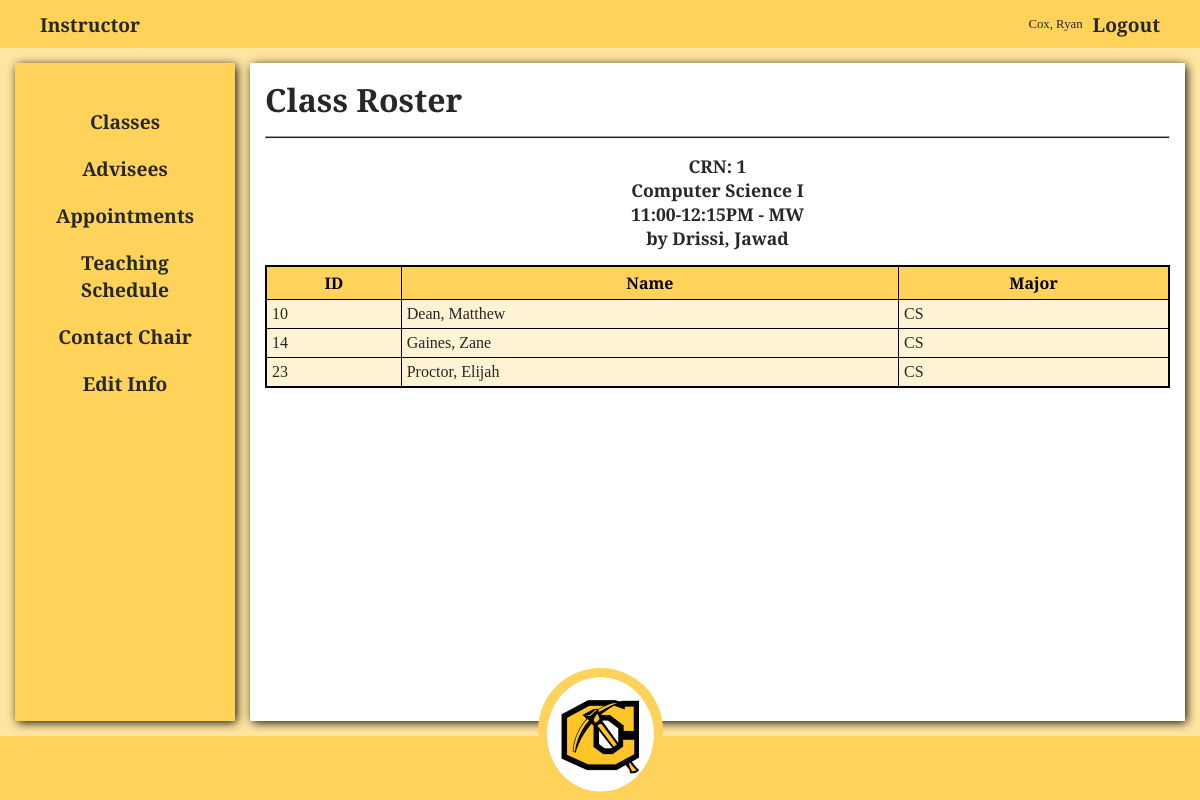
Screenshot of /user.php?feature=class_roster&class_id=1 (signed in) with the database file from the repository.
### tables this page shows
CREATE TABLE `Faculty_Staff` (
  `faculty_id` int(11) NOT NULL,
  `faculty_firstname` varchar(50) NOT NULL,
  `faculty_lastname` varchar(50) NOT NULL,
  `faculty_email` varchar(50) NOT NULL,
  `faculty_phone` char(14) NOT NULL,
  `role` int(11) NOT NULL,
  `faculty_username` varchar(100) NOT NULL,
  `faculty_password` varchar(255) NOT NULL,
  `faculty_active` bit(1) NOT NULL DEFAULT b'1',
  `room_id` int(11) NOT NULL
);

CREATE TABLE `Class` (
  `class_id` int(11) NOT NULL,
  `days` char(4) NOT NULL,
  `minutes` int(11) NOT NULL,
  `time_id` int(11) NOT NULL,
  `room_id` int(11) NOT NULL,
  `course_id` int(11) NOT NULL,
  `faculty_id` int(11) NOT NULL
);

CREATE TABLE `Course` (
  `course_id` int(11) NOT NULL,
  `course_name` varchar(50) NOT NULL,
  `credits` int(11) NOT NULL,
  `course_number` int(11) NOT NULL,
  `major_id` int(11) NOT NULL
);

CREATE TABLE `Student` (
  `student_id` int(11) NOT NULL,
  `student_firstname` varchar(50) NOT NULL,
  `student_lastname` varchar(50) NOT NULL,
  `student_email` varchar(50) NOT NULL,
  `classification` varchar(9) NOT NULL,
  `PIN` int(11) NOT NULL,
  `student_username` varchar(100) NOT NULL,
  `student_password` varchar(255) NOT NULL,
  `student_active` bit(1) NOT NULL DEFAULT b'1',
  `major_id` int(11) NOT NULL,
  `faculty_id` int(11) NOT NULL
);

CREATE TABLE `Major` (
  `major_id` int(11) NOT NULL,
  `major_name` varchar(50) NOT NULL,
  `short_name` char(4) NOT NULL
);

### includes/database/connect.php (called while the page is built, shortened)
<?php
$conn = mysqli_connect(D_LOCATION,D_USERNAME,D_PASSWORD,D_DATABASE);
function query($sql,$types,$params){
    global $conn;
    $stmt = mysqli_stmt_init($conn);
    if(!mysqli_stmt_prepare($stmt,$sql)){
        die("SQL SYNTAX ERROR: " . mysqli_error($conn));
    }
    mysqli_stmt_bind_param($stmt,$types,...$params);
    $exec = mysqli_stmt_execute($stmt);
    $result = mysqli_stmt_get_result($stmt);
    return $result;
}
function query_one($sql,$types,$params){
    $result = query($sql,$types,$params);
    $row = mysqli_fetch_assoc($result);
    return clean_array($row);
}
function query_many($sql,$types,$params){
    $result = query($sql,$types,$params);
    $array = [];
    while($row = mysqli_fetch_assoc($result)){
        $array[] = clean_array($row);
    }
    return $array;
}
?>

### includes/database/queries_get_one_by.php (called while the page is built, shortened)
<?php
function get_faculty_by_id($id){
    $sql = "
        SELECT
            Faculty_Staff.*,
            CONCAT(faculty_lastname,', ',faculty_firstname) as full_name,
            CONCAT(Room.building,' ',Room.room_number) as room
        FROM Faculty_Staff
        INNER JOIN Room
            ON Room.room_id = Faculty_Staff.room_id
        WHERE faculty_id = ?
            AND faculty_active = 1
    ";
    return query_one($sql,"s",[$id]);
}
function get_class_by_id($id){
    $sql = "
        SELECT
            Class.*,
            Course.course_name,
            CONCAT(Major.short_name, Course.course_number) as course_title,
            CONCAT(Faculty_Staff.faculty_lastname,', ',Faculty_Staff.faculty_firstname) as instructor,
	        CONCAT(DATE_FORMAT(time_,'%l:%i-'), DATE_FORMAT(DATE_ADD(ADDTIME(TIMESTAMP(CURRENT_DATE),time_), INTERVAL minutes minute),'%l:%i%p')) as time,
            COUNT(Student.student_id) as students,
            credits,
			CONCAT (Room.building , ' ' , Room.room_number) as room
        FROM Class
        INNER JOIN Course
            ON Course.course_id = Class.course_id
        INNER JOIN Faculty_Staff
            ON Faculty_Staff.faculty_id = Class.faculty_id
        INNER JOIN Timeslot
            ON Timeslot.time_id = Class.time_id
        INNER JOIN Major
            ON Major.major_id = Course.major_id
        INNER JOIN Room
            ON Room.room_id = Class.room_id
        LEFT JOIN Enrollment
            ON Enrollment.class_id = Class.class_id
        LEFT JOIN Student
            ON Student.student_id = Enrollment.student_id
        WHERE Class.class_id = ?
        GROUP BY Class.class_id
    ";
    return query_one($sql,"s",[$id]);
}
?>

### includes/authentication/all.php (called while the page is built, shortened)
<?php
function is_logged_in(){
    return isset($_SESSION["id"]) && isset($_SESSION["role"]);
}
function is_faculty($role){
    switch($role){
        case ADMIN:
        case CHAIR:
        case INSTRUCTOR:
        case SECRETARY:
            return true;
    }
}
function authenticate(){
    $user = false;
    if($_SESSION["role"] === STUDENT)
        $user = get_student_by_id($_SESSION["id"]);
    else if(is_faculty($_SESSION["role"]))
        $user = get_faculty_by_id($_SESSION["id"]);
    return $user;
}
?>

### includes/functions/all.php (called while the page is built, shortened)
<?php
function clean_array($array){
    $clean = [];
    foreach($array as $key=>$value){
        $clean[$key] = htmlspecialchars($value);
    }
    return $clean;
}
function get_role_name($role){
    switch($role){
        case INSTRUCTOR: return "Instructor";
    }
}
?>

### users/links/instructor.php (called while the page is built)
<?php
$links = ['list_classes'=>"Classes",'list_advisees'=>"Advisees","view_appointments"=>"Appointments", 'teaching_schedule'=>"Teaching Schedule",
		'contact_chair'=>"Contact Chair",'edit_info'=>"Edit Info"];
?>

### includes/database/queries_get_many_by.php (called while the page is built, shortened)
<?php
function get_students_by_class($class_id){
    $sql = "
        SELECT
            Student.student_id,
            student_firstname,
            student_lastname,
            CONCAT(student_lastname,', ',student_firstname) as full_name,
            student_email,
            classification,
            PIN,
            student_username,
            student_active,
            Major.short_name
        FROM Class
        INNER JOIN Enrollment
            ON Enrollment.class_id = Class.class_id
        INNER JOIN Student
            ON Student.student_id = Enrollment.student_id
        INNER JOIN Major
            ON Major.major_id = Student.major_id
        WHERE Class.class_id = ?
            AND student_active = 1
        ORDER BY student_lastname, student_firstname;
    ";
    return query_many($sql, "s", [$class_id]);
}

### users/features/class_roster.php (the view, shortened to what this page needs)
<h1>Class Roster</h1>
<hr>
<?php
	$class_id = isset($_GET["class_id"])? $_GET["class_id"] : "";
    $class = get_class_by_id($class_id);
    $students = get_students_by_class($class["class_id"]);
?>
<div class="who">
    <h3>CRN: <?= $class["class_id"] ?></h3>
    <h3><?= $class["course_name"] ?></h3>
    <h3><?= $class["time"] ?> - <?= $class["days"] ?></h3>
    <h3>by <?= $class["instructor"] ?></h3>
</div>
<div class="div-table">
    <table>
        <tr>
            <th>ID</th>
            <th>Name</th>
            <th>Major</th>
        </tr>
        <?php foreach($students as $student): ?>
            <tr class="row">
                <td><?= $student["student_id"] ?></td>
                <td><?= $student["full_name"] ?></td>
                <td><?= $student["short_name"] ?></td>
            </tr>
        <?php endforeach; ?>
    </table>
</div>

### partials/user/header.php (shortened to what this page needs)
<!DOCTYPE html>
<html lang="en">
<head>
    <link rel="stylesheet" href="css/user.css">
    <link rel="stylesheet" href="css/input.css">
    <link rel="stylesheet" href="css/table.css">
    <link rel="stylesheet" href="css/search_form.css">
    <link rel="stylesheet" href="css/forms.css">
</head>
<body>
    <header>
        <div class="brand">
            <a class="mainlink" href="user.php"><?= get_role_name($role) ?></a>
        </div>
        <nav class="main-nav">
            <p><?= $user["full_name"] ?></p>
            <a class="mainlink logout" href="logout.php">Logout</a>
        </nav>
    </header>
    <div class="aside">
        <div class="aside-content">
            <?php require("users/links/choose.php") ?>
        </div>
    </div>
        <?php require("users/links/choose.php") ?>
    <main>
        <div class="main-content">

### users/links/choose.php (shortened to what this page needs)
<?php
switch($role){
	case INSTRUCTOR:
		require_once('users/links/instructor.php');
		break;
}
?>
<?php foreach($links as $link=>$name): ?>
	<a class="mainlink" href="user.php?feature=<?= $link ?>"><?= $name ?></a>
<?php endforeach; ?>

### user.php (shortened to what this page needs)
<?php
require_once("includes/all.php");
$user = authenticate();
$role = isset($user["role"])? (int)$user["role"] : STUDENT;
require_once("partials/user/header.php");
require_once("users/links/choose.php");
$feature = "does_not_exists_file";
if(isset($_GET["feature"])){
	$feature = $_GET["feature"];
}
$file = "users/features/{$feature}.php";
if(file_exists($file)){
	require_once($file);
} else{
	require_once("users/features/default.php");
}
require_once("partials/user/footer.php");
?>

### partials/user/footer.php (shortened to what this page needs)
</div>
</main>
<footer class="footer">
        <div class="box2"><img class="logo" src="images/design_logo.png" alt="Logo Text"></div>
</footer>
</body>
</html>

### css/user.css (style rules this page uses)
:root { --dark-yellow: #ffd359; --darkest-yellow: #493502; --light-yellow: #ffe5a0; --lightest-yellow: #fff3d3; --nav: #ffffcc; --text-color: rgb(39, 39, 39); --shadow: black 0.1em 0.15em 0.6em; --animation-time: 0.35s; --transform-position: 15px; }
body { color: var(--text-color); }
* { box-sizing: border-box; padding: 0; margin: 0; }
html { background-color: var(--light-yellow); }
body, html { height: 100%; overflow-x: hidden; }
body { font-family: 'Merriweather', serif; }
body { display: grid; width: 100vw; grid-template-areas: 'header header' 'side main' 'footer footer'; grid-template-rows: 48px 1fr 64px; grid-template-columns: 250px 1fr; }
main { position: relative; }
main h1 { position: relative; width: 100%; animation-name: come-down; animation-duration: var(--animation-time); animation-iteration-count: 1; }
main hr { animation-name: spread-out; animation-duration: var(--animation-time); animation-iteration-count: 1; margin: 15px 0; height: 3px; background-color: var(--text-color); }
.div-table, .form-content { animation-name: come-up; animation-duration: var(--animation-time); animation-iteration-count: 1; }
header { grid-area: header; background-color: var(--dark-yellow); padding-left: 30px; padding-right: 30px; font-size: 1.2rem; display: flex; justify-content: space-between; align-items: center; position: fixed; left: 0; top: 0; width: 100vw; height: 48px; z-index: 105; }
.main-nav { display: flex; flex-direction: row; align-items: center; }
.main-nav > p { font-size: 0.8rem; }
.aside { grid-area: side; padding: 15px; }
.aside-content { box-shadow: var(--shadow); flex-direction: column; display: flex; align-items: center; padding: 15px; padding-top: 35px; background-color: var(--dark-yellow); width: 100%; height: 100%; }
main { background-color: var(--light-yellow); grid-area: main; padding: 15px; padding-left: 0; }
.main-content { width: 100%; height: 100%; background-color: white; padding: 15px; position: relative; box-shadow: var(--shadow); }
footer { grid-area: footer; background-color: var(--dark-yellow); padding-left: 30px; padding-right: 30px; font-size: 1.2rem; display: flex; justify-content: space-between; align-items: center; position: relative; }
.box2 { position: absolute; top: calc(50% - 100px); left: calc(50% - 62.5px); height: 125px; width: 125px; border-radius: 50%; border: 8px solid var(--dark-yellow); border-bottom: none; background-color: var(--dark-yellow); padding: 0; z-index: 1; }
.logo { height: 100%; width: 100%; }
.mainlink, .aside-content > a { color: var(--text-color); text-decoration: none; font-weight: 700; font-size: 1.2rem; text-align: center; }
.mainlink, .aside-content > a { padding: 10px; text-decoration: none; position: relative; transition: all 0.6s ease-in; transition-timing-function: cubic-bezier(0.19, 0.715, 0.2, 1.395); overflow: hidden; display: block; }
.mainlink:before, .aside-content > a:before { z-index: 1; transition: inherit; content: ''; width: 90%; height: 4px; position: absolute; left: 5%; bottom: 4px; background-color: var(--text-color); transform: translateY(210%); }

### css/table.css (style rules this page uses)
.div-table { overflow-x: auto; width: 100%; }
.div-table { border: 1px solid black; background-color: var(--lightest-yellow); }
.div-table table { width: 100%; border: 1px solid black; border-collapse: collapse; background-color: white; }
.div-table .row { background-color: var(--lightest-yellow); z-index: 100; }
.div-table table { position: relative; }
.div-table tr:nth-child(1) { background-color: var(--dark-yellow); color: black; }
.div-table td, .div-table th { padding: 5px; border: 1px solid black; }

### css/forms.css (style rules this page uses)
.who { margin: 15px 0; }
.who > * { font-size: 1.1rem; text-align: center; }

### rows the page displays
faculty_staff: role "Instructor"
class: class_id "1", course.course_name "Computer Science I", days "MW"
student: student_id "10", full_name "Dean, Matthew", major.short_name "CS"
student: student_id "14", full_name "Gaines, Zane", major.short_name "CS"
student: student_id "23", full_name "Proctor, Elijah", major.short_name "CS"

### other values shown
$user["full_name"] "Cox, Ryan"
$name "Classes"
$name "Advisees"
$name "Appointments"
$name "Teaching Schedule"
$name "Contact Chair"
$name "Edit Info"
$class["time"] "11:00-12:15PM"
$class["instructor"] "Drissi, Jawad"
